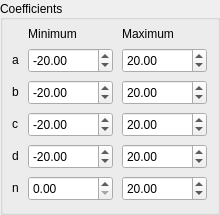
       <widget class="QGroupBox" name="panelCoeffs">
        <property name="geometry">
         <rect>
          <x>350</x>
          <y>2</y>
          <width>220</width>
          <height>215</height>
         </rect>
        </property>
        <property name="sizePolicy">
         <sizepolicy hsizetype="Fixed" vsizetype="Fixed">
          <horstretch>0</horstretch>
          <verstretch>0</verstretch>
         </sizepolicy>
        </property>
        <property name="autoFillBackground">
         <bool>true</bool>
        </property>
        <property name="title">
         <string>Coefficients</string>
        </property>
        <property name="alignment">
         <set>Qt::AlignLeading|Qt::AlignLeft|Qt::AlignVCenter</set>
        </property>
        <property name="flat">
         <bool>false</bool>
        </property>
        <layout class="QGridLayout" name="gridLayout_5">
         <property name="sizeConstraint">
          <enum>QLayout::SetDefaultConstraint</enum>
         </property>
         <property name="leftMargin">
          <number>5</number>
         </property>
         <property name="topMargin">
          <number>5</number>
         </property>
         <property name="rightMargin">
          <number>5</number>
         </property>
         <property name="bottomMargin">
          <number>5</number>
         </property>
         <property name="spacing">
          <number>5</number>
         </property>
         <item row="1" column="1">
          <widget class="QDoubleSpinBox" name="inputCoeffAmin">
           <property name="sizePolicy">
            <sizepolicy hsizetype="Fixed" vsizetype="Fixed">
             <horstretch>0</horstretch>
             <verstretch>0</verstretch>
            </sizepolicy>
           </property>
           <property name="minimumSize">
            <size>
             <width>85</width>
             <height>25</height>
            </size>
           </property>
           <property name="maximumSize">
            <size>
             <width>85</width>
             <height>25</height>
            </size>
           </property>
           <property name="minimum">
            <double>-10000.000000000000000</double>
           </property>
           <property name="maximum">
            <double>20.000000000000000</double>
           </property>
           <property name="stepType">
            <enum>QAbstractSpinBox::AdaptiveDecimalStepType</enum>
           </property>
           <property name="value">
            <double>-20.000000000000000</double>
           </property>
          </widget>
         </item>
         <item row="3" column="0">
          <widget class="QLabel" name="labelCoeffC">
           <property name="sizePolicy">
            <sizepolicy hsizetype="Maximum" vsizetype="Maximum">
             <horstretch>0</horstretch>
             <verstretch>0</verstretch>
            </sizepolicy>
           </property>
           <property name="text">
            <string>c</string>
           </property>
           <property name="alignment">
            <set>Qt::AlignCenter</set>
           </property>
          </widget>
         </item>
         <item row="4" column="1">
          <widget class="QDoubleSpinBox" name="inputCoeffDmin">
           <property name="sizePolicy">
            <sizepolicy hsizetype="Fixed" vsizetype="Fixed">
             <horstretch>0</horstretch>
             <verstretch>0</verstretch>
            </sizepolicy>
           </property>
           <property name="minimumSize">
            <size>
             <width>85</width>
             <height>25</height>
            </size>
           </property>
           <property name="maximumSize">
            <size>
             <width>85</width>
             <height>25</height>
            </size>
           </property>
           <property name="minimum">
            <double>-10000.000000000000000</double>
           </property>
           <property name="maximum">
            <double>20.000000000000000</double>
           </property>
           <property name="stepType">
            <enum>QAbstractSpinBox::AdaptiveDecimalStepType</enum>
           </property>
           <property name="value">
            <double>-20.000000000000000</double>
           </property>
          </widget>
         </item>
         <item row="2" column="2">
          <widget class="QDoubleSpinBox" name="inputCoeffBmax">
           <property name="sizePolicy">
            <sizepolicy hsizetype="Fixed" vsizetype="Fixed">
             <horstretch>0</horstretch>
             <verstretch>0</verstretch>
            </sizepolicy>
           </property>
           <property name="minimumSize">
            <size>
             <width>85</width>
             <height>25</height>
            </size>
           </property>
           <property name="maximumSize">
            <size>
             <width>85</width>
             <height>25</height>
            </size>
           </property>
           <property name="minimum">
            <double>-20.000000000000000</double>
           </property>
           <property name="maximum">
            <double>10000.000000000000000</double>
           </property>
           <property name="stepType">
            <enum>QAbstractSpinBox::AdaptiveDecimalStepType</enum>
           </property>
           <property name="value">
            <double>20.000000000000000</double>
           </property>
          </widget>
         </item>
         <item row="5" column="1">
          <widget class="QDoubleSpinBox" name="inputCoeffNmin">
           <property name="sizePolicy">
            <sizepolicy hsizetype="Fixed" vsizetype="Fixed">
             <horstretch>0</horstretch>
             <verstretch>0</verstretch>
            </sizepolicy>
           </property>
           <property name="minimumSize">
            <size>
             <width>85</width>
             <height>25</height>
            </size>
           </property>
           <property name="maximumSize">
            <size>
             <width>85</width>
             <height>25</height>
            </size>
           </property>
           <property name="maximum">
            <double>20.000000000000000</double>
           </property>
           <property name="stepType">
            <enum>QAbstractSpinBox::AdaptiveDecimalStepType</enum>
           </property>
          </widget>
         </item>
         <item row="2" column="1">
          <widget class="QDoubleSpinBox" name="inputCoeffBmin">
           <property name="sizePolicy">
            <sizepolicy hsizetype="Fixed" vsizetype="Fixed">
             <horstretch>0</horstretch>
             <verstretch>0</verstretch>
            </sizepolicy>
           </property>
           <property name="minimumSize">
            <size>
             <width>85</width>
             <height>25</height>
            </size>
           </property>
           <property name="maximumSize">
            <size>
             <width>85</width>
             <height>25</height>
            </size>
           </property>
           <property name="minimum">
            <double>-10000.000000000000000</double>
           </property>
           <property name="maximum">
            <double>20.000000000000000</double>
           </property>
           <property name="stepType">
            <enum>QAbstractSpinBox::AdaptiveDecimalStepType</enum>
           </property>
           <property name="value">
            <double>-20.000000000000000</double>
           </property>
          </widget>
         </item>
         <item row="3" column="2">
          <widget class="QDoubleSpinBox" name="inputCoeffCmax">
           <property name="sizePolicy">
            <sizepolicy hsizetype="Fixed" vsizetype="Fixed">
             <horstretch>0</horstretch>
             <verstretch>0</verstretch>
            </sizepolicy>
           </property>
           <property name="minimumSize">
            <size>
             <width>85</width>
             <height>25</height>
            </size>
           </property>
           <property name="maximumSize">
            <size>
             <width>85</width>
             <height>25</height>
            </size>
           </property>
           <property name="minimum">
            <double>-20.000000000000000</double>
           </property>
           <property name="maximum">
            <double>10000.000000000000000</double>
           </property>
           <property name="stepType">
            <enum>QAbstractSpinBox::AdaptiveDecimalStepType</enum>
           </property>
           <property name="value">
            <double>20.000000000000000</double>
           </property>
          </widget>
         </item>
         <item row="4" column="2">
          <widget class="QDoubleSpinBox" name="inputCoeffDmax">
           <property name="sizePolicy">
            <sizepolicy hsizetype="Fixed" vsizetype="Fixed">
             <horstretch>0</horstretch>
             <verstretch>0</verstretch>
            </sizepolicy>
           </property>
           <property name="minimumSize">
            <size>
             <width>85</width>
             <height>25</height>
            </size>
           </property>
           <property name="maximumSize">
            <size>
             <width>85</width>
             <height>25</height>
            </size>
           </property>
           <property name="minimum">
            <double>-20.000000000000000</double>
           </property>
           <property name="maximum">
            <double>10000.000000000000000</double>
           </property>
           <property name="stepType">
            <enum>QAbstractSpinBox::AdaptiveDecimalStepType</enum>
           </property>
           <property name="value">
            <double>20.000000000000000</double>
           </property>
          </widget>
         </item>
         <item row="1" column="2">
          <widget class="QDoubleSpinBox" name="inputCoeffAmax">
           <property name="sizePolicy">
            <sizepolicy hsizetype="Fixed" vsizetype="Fixed">
             <horstretch>0</horstretch>
             <verstretch>0</verstretch>
            </sizepolicy>
           </property>
           <property name="minimumSize">
            <size>
             <width>85</width>
             <height>25</height>
            </size>
           </property>
           <property name="maximumSize">
            <size>
             <width>85</width>
             <height>25</height>
            </size>
           </property>
           <property name="minimum">
            <double>-20.000000000000000</double>
           </property>
           <property name="maximum">
            <double>10000.000000000000000</double>
           </property>
           <property name="stepType">
            <enum>QAbstractSpinBox::AdaptiveDecimalStepType</enum>
           </property>
           <property name="value">
            <double>20.000000000000000</double>
           </property>
          </widget>
         </item>
         <item row="5" column="2">
          <widget class="QDoubleSpinBox" name="inputCoeffNmax">
           <property name="sizePolicy">
            <sizepolicy hsizetype="Fixed" vsizetype="Fixed">
             <horstretch>0</horstretch>
             <verstretch>0</verstretch>
            </sizepolicy>
           </property>
           <property name="minimumSize">
            <size>
             <width>85</width>
             <height>25</height>
            </size>
           </property>
           <property name="maximumSize">
            <size>
             <width>85</width>
             <height>25</height>
            </size>
           </property>
           <property name="maximum">
            <double>1000.000000000000000</double>
           </property>
           <property name="stepType">
            <enum>QAbstractSpinBox::AdaptiveDecimalStepType</enum>
           </property>
           <property name="value">
            <double>20.000000000000000</double>
           </property>
          </widget>
         </item>
         <item row="3" column="1">
          <widget class="QDoubleSpinBox" name="inputCoeffCmin">
           <property name="sizePolicy">
            <sizepolicy hsizetype="Fixed" vsizetype="Fixed">
             <horstretch>0</horstretch>
             <verstretch>0</verstretch>
            </sizepolicy>
           </property>
           <property name="minimumSize">
            <size>
             <width>85</width>
             <height>25</height>
            </size>
           </property>
           <property name="maximumSize">
            <size>
             <width>85</width>
             <height>25</height>
            </size>
           </property>
           <property name="minimum">
            <double>-10000.000000000000000</double>
           </property>
           <property name="maximum">
            <double>20.000000000000000</double>
           </property>
           <property name="stepType">
            <enum>QAbstractSpinBox::AdaptiveDecimalStepType</enum>
           </property>
           <property name="value">
            <double>-20.000000000000000</double>
           </property>
          </widget>
         </item>
         <item row="1" column="0">
          <widget class="QLabel" name="labelCoeffA">
           <property name="sizePolicy">
            <sizepolicy hsizetype="Maximum" vsizetype="Maximum">
             <horstretch>0</horstretch>
             <verstretch>0</verstretch>
            </sizepolicy>
           </property>
           <property name="text">
            <string>a</string>
           </property>
           <property name="alignment">
            <set>Qt::AlignCenter</set>
           </property>
          </widget>
         </item>
         <item row="2" column="0">
          <widget class="QLabel" name="labelCoeffB">
           <property name="sizePolicy">
            <sizepolicy hsizetype="Maximum" vsizetype="Maximum">
             <horstretch>0</horstretch>
             <verstretch>0</verstretch>
            </sizepolicy>
           </property>
           <property name="text">
            <string>b</string>
           </property>
           <property name="alignment">
            <set>Qt::AlignCenter</set>
           </property>
          </widget>
         </item>
         <item row="0" column="2">
          <widget class="QLabel" name="labelCoeffMax">
           <property name="sizePolicy">
            <sizepolicy hsizetype="Maximum" vsizetype="Maximum">
             <horstretch>0</horstretch>
             <verstretch>0</verstretch>
            </sizepolicy>
           </property>
           <property name="text">
            <string>Maximum</string>
           </property>
           <property name="alignment">
            <set>Qt::AlignCenter</set>
           </property>
          </widget>
         </item>
         <item row="4" column="0">
          <widget class="QLabel" name="labelCoeffD">
           <property name="sizePolicy">
            <sizepolicy hsizetype="Maximum" vsizetype="Maximum">
             <horstretch>0</horstretch>
             <verstretch>0</verstretch>
            </sizepolicy>
           </property>
           <property name="text">
            <string>d</string>
           </property>
           <property name="alignment">
            <set>Qt::AlignCenter</set>
           </property>
          </widget>
         </item>
         <item row="5" column="0">
          <widget class="QLabel" name="labelCoeffN">
           <property name="sizePolicy">
            <sizepolicy hsizetype="Maximum" vsizetype="Maximum">
             <horstretch>0</horstretch>
             <verstretch>0</verstretch>
            </sizepolicy>
           </property>
           <property name="text">
            <string>n</string>
           </property>
           <property name="alignment">
            <set>Qt::AlignCenter</set>
           </property>
          </widget>
         </item>
         <item row="0" column="1">
          <widget class="QLabel" name="labelCoeffMin">
           <property name="sizePolicy">
            <sizepolicy hsizetype="Maximum" vsizetype="Maximum">
             <horstretch>0</horstretch>
             <verstretch>0</verstretch>
            </sizepolicy>
           </property>
           <property name="text">
            <string>Minimum</string>
           </property>
           <property name="alignment">
            <set>Qt::AlignCenter</set>
           </property>
          </widget>
         </item>
        </layout>
       </widget>
